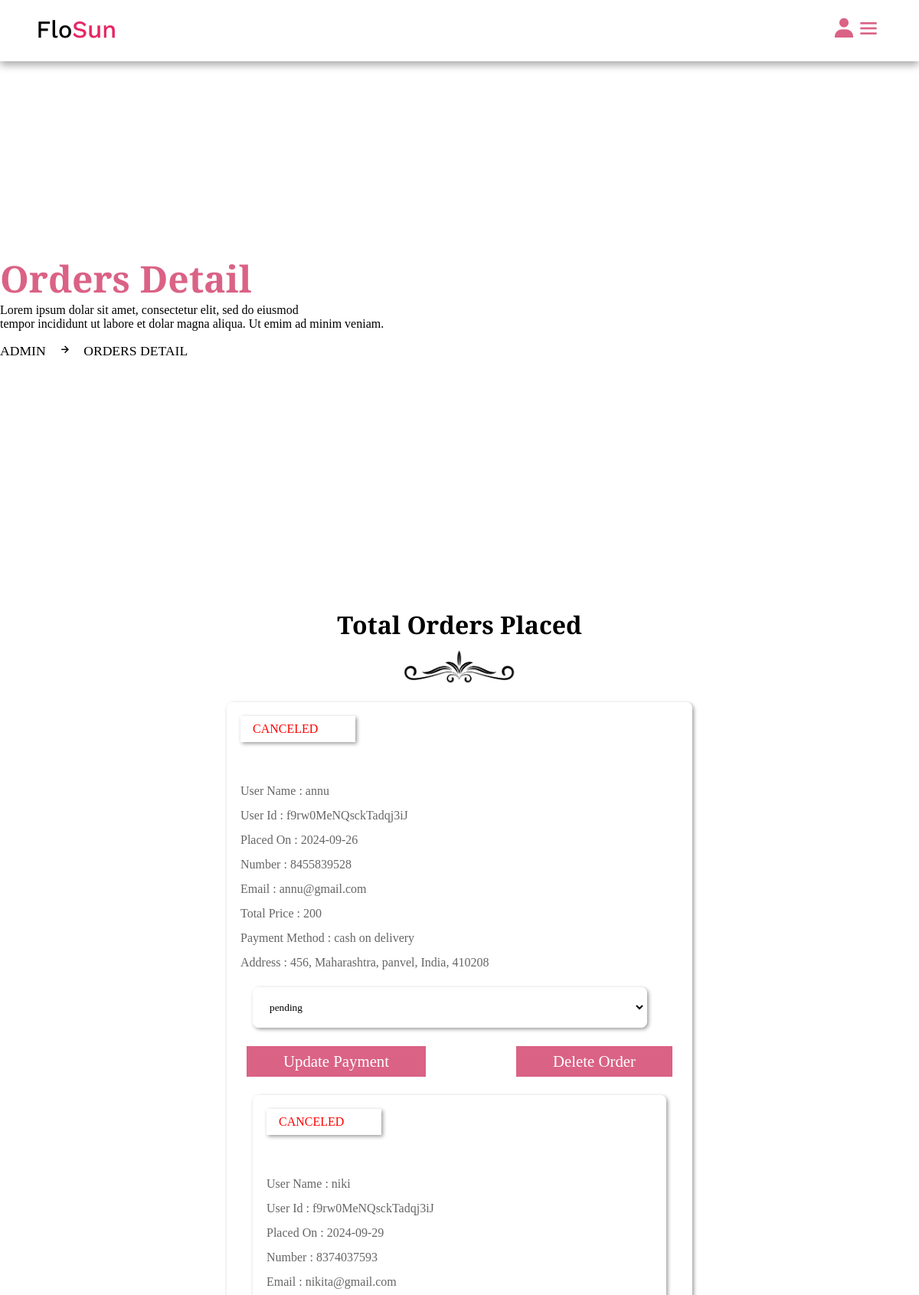
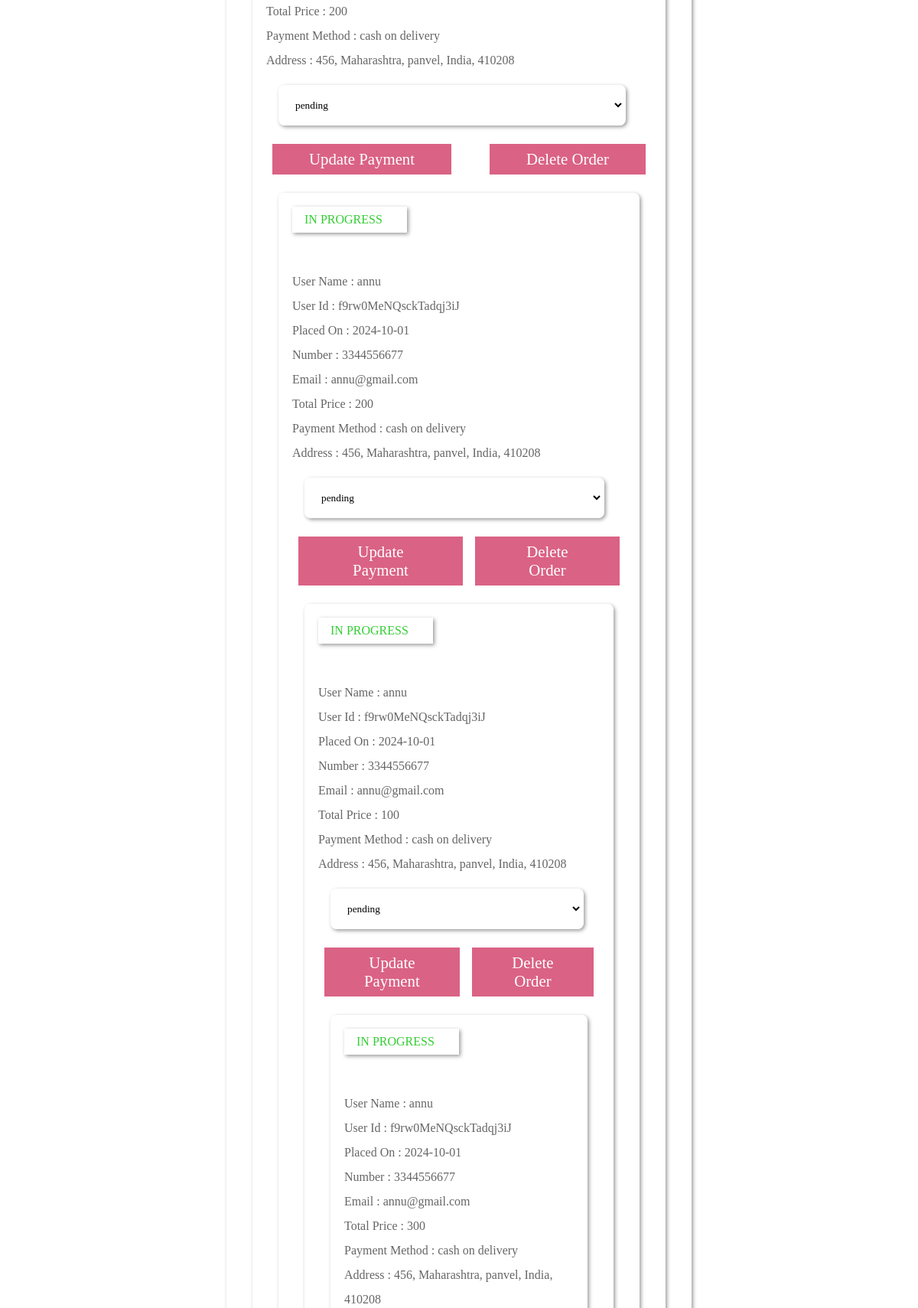
The app's page /admin/admin_order.php (signed in, upper part) with its own data (2 pictures, top to bottom).
### tables this page shows
CREATE TABLE `orders` (
  `id` varchar(20) NOT NULL,
  `user_id` varchar(20) NOT NULL,
  `seller_id` varchar(20) NOT NULL,
  `name` varchar(50) NOT NULL,
  `number` varchar(10) NOT NULL,
  `email` varchar(50) NOT NULL,
  `address` varchar(200) NOT NULL,
  `address_type` varchar(10) NOT NULL,
  `method` varchar(50) NOT NULL,
  `product_id` varchar(20) NOT NULL,
  `price` int(20) NOT NULL,
  `qty` varchar(2) NOT NULL,
  `date` date NOT NULL DEFAULT current_timestamp(),
  `status` varchar(50) NOT NULL DEFAULT 'in progress',
  `payment_status` varchar(200) NOT NULL DEFAULT 'pending'
);

### admin/admin_order.php (the view, shortened to what this page needs)
<?php
	 include '../components/connect.php';
	 if (isset($_COOKIE['seller_id'])) {
	 	$seller_id = $_COOKIE['seller_id'];
	 }else{
	 	$seller_id = '';
	 	header('location:login.php');
	 }
?>
<!DOCTYPE html>
<html>
<head>
	<link href='https://unpkg.com/boxicons@2.1.2/css/boxicons.min.css' rel='stylesheet'>
	<link rel="stylesheet" type="text/css" href="../css/admin_style.css?v=<?php echo time(); ?>">
</head>
<body>
	<?php include '../components/admin_header.php'; ?>
	<div class="banner">
		<div class="detail">
			<h1>orders detail</h1>
			<p>Lorem ipsum dolar sit amet, consectetur elit, sed do eiusmod <br>
			tempor incididunt ut labore et dolar magna aliqua. Ut emim ad minim veniam.</p>
			<span><a href="dashboard.php">admin</a><i class="bx bx-right-arrow-alt"></i>orders detail</span>
		</div>
	</div>
	<section class="order-container">
		<div class="heading">
			<h1>total orders placed</h1>
			<img src="../image/separator.png">
		</div>
		<div class="box-container">
			<?php
				$select_order = $conn->prepare("SELECT * FROM `orders` WHERE seller_id = ?");
				$select_order->execute([$seller_id]);
				if ($select_order->rowCount() > 0) {
					while ($fetch_order = $select_order->fetch(PDO::FETCH_ASSOC)) {
			?>
			<div class="box">
				<div class="status" style="color: <?php if($fetch_order['status']=='in progress'){echo "limegreen";}else{echo "red";} ?>"><?= $fetch_order['status']; ?></div>
				<div class="detail">
					<p>user name : <span><?= $fetch_order['name']; ?></span></p>
					<p>user id : <span><?= $fetch_order['user_id']; ?></span></p>
					<p>placed on : <span><?= $fetch_order['date']; ?></span></p>
					<p>number : <span><?= $fetch_order['number']; ?></span></p>
					<p>email : <span><?= $fetch_order['email']; ?></span></p>
					<p>total price : <span><?= $fetch_order['price']; ?></span></p>
					<p>payment method : <span><?= $fetch_order['method']; ?></span></p>
					<p>address : <span><?= $fetch_order['address']; ?></span></p>
				</div>
				<form action="" method="post">
					<select name="update_payment" class="box" style="width:90%;">
						<option disabled selected><?= $fetch_order['payment_status']; ?></option>
					</select>
					<div class="flex-btn">
						<button type="submit" name="update_order" class="btn">update payment</button>
						<button type="submit" name="delete_order" class="btn">delete order</button>
					</div>
				</form>
			<?php
					}
				}else{
					echo '
						<div class="empty" style="margin: 2rem auto;">
							<p>no order take placed yet</p>
						</div>
					';
				}
			?>
		</div>
	</section>
</body>
</html>

### CSS/admin_style.css (style rules this page uses)
* { margin: 0; padding: 0; box-sizing: border-box; outline: none; text-decoration: none; list-style: none; font-family: "Alegreya", serif; }
:root { --main-color: #da6285; --pink-color: #ff8e9d; --pink-opacity: #ffe6e9; --white-alfa-40: rgba(255, 255, 255, 0.40); --white-alfa-25: rgba(255, 255, 255, 0.25); --backdrop-filter: blur(5px); --padding: 5vh 15px; --box-shadow: 2px 2px 5px rgba(0, 0, 0, 0.40); }
body { background-image: url('../image/body.jpg'); }
html { scroll-behavior: smooth; }
button, input { border: none; }
.btn { display: inline-block; padding: .5rem 3rem; margin-top: 1rem; background-color: var(--main-color); color: #fff; cursor: pointer; text-align: center; position: relative; z-index: 100; font-size: 1.3rem; text-transform: capitalize; }
.btn::before { position: absolute; content: ''; width: 0%; height: 100%; background-color: #000; left: 0; top: 0; transition: .5s; z-index: -10; }
.box-container { display: grid; grid-template-columns: repeat(auto-fit, 30rem); align-items: center; justify-content: center; }
.box-container .box { background-color: var(--white-alfa-25); border: 2px solid var(--white-alfa-40); backdrop-filter: var(--backdrop-filter); box-shadow: var(--box-shadow); margin: 1rem; border-radius: .5rem; }
.heading { text-align: center; line-height: 1.5; }
.heading h1 { font-size: 2rem; text-transform: capitalize; }
.heading img { margin-top: .5rem; width: 150px !important; }
section { padding: 6%; }
.flex-btn { display: flex; justify-content: space-between; }
.flex-btn .btn { margin: .5rem; }
.banner { margin-top: 5rem; width: 100%; height: 80vh; display: flex; align-items: center; background-position: center; background-size: cover; animation: banner 2s infinite alternate; }
.banner .detail p { font-size: 16px; margin-bottom: 1rem; }
.banner .detail span { text-transform: uppercase; font-size: 1.1rem; margin-top: 1rem; }
.banner .detail a { color: #000; }
.banner .detail span i { margin: 0 1rem; }
.banner h1 { font-size: 3rem; color: var(--main-color); text-transform: capitalize; }
.order-container .box-container { grid-template-columns: repeat(auto-fit, 40rem); }
.order-container .box-container .box { padding: 1rem; position: relative; }
.order-container .box-container .box .status { width: 150px; text-transform: uppercase; box-shadow: var(--box-shadow); padding: .5rem 1rem; }
.order-container .box-container .box .detail { margin-top: 3rem; line-height: 2; color: #666; text-transform: capitalize; }
.order-container .box-container .box span { text-transform: none; }

### records on screen
orders: status "CANCELED", name "annu", user "f9rw0MeNQsckTadqj3iJ", date "2024-09-26", number "8455839528", email "annu@gmail.com", price "200", method "cash on delivery", address "456, Maharashtra, panvel, India, 410208", update_payment "pending"
orders: status "CANCELED", name "niki", user "f9rw0MeNQsckTadqj3iJ", date "2024-09-29", number "8374037593", email "nikita@gmail.com", price "200", method "cash on delivery", address "456, Maharashtra, panvel, India, 410208", update_payment "pending"
orders: status "IN PROGRESS", name "annu", user "f9rw0MeNQsckTadqj3iJ", date "2024-10-01", number "3344556677", email "annu@gmail.com", price "200", method "cash on delivery", address "456, Maharashtra, panvel, India, 410208", update_payment "pending"
orders: status "IN PROGRESS", name "annu", user "f9rw0MeNQsckTadqj3iJ", date "2024-10-01", number "3344556677", email "annu@gmail.com", price "100", method "cash on delivery", address "456, Maharashtra, panvel, India, 410208", update_payment "pending"
orders: status "IN PROGRESS", name "annu", user "f9rw0MeNQsckTadqj3iJ", date "2024-10-01", number "3344556677", email "annu@gmail.com", price "300", method "cash on delivery", address "456, Maharashtra, panvel, India, 410208"
